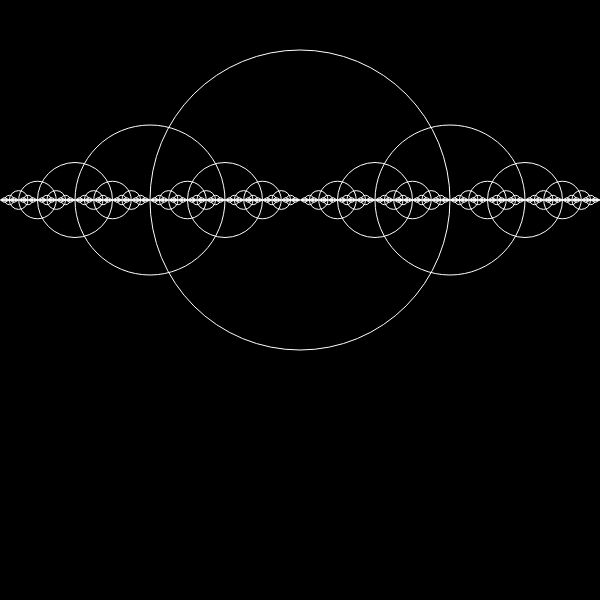
Frame 1 (no input)
Frame 2 (the mouse pressed at the canvas centre, redrawn once): identical to frame 1, image omitted

The p5.js sketch that drew this single still picture (run headless with seeded random() and noise() and a simulated clock; the mouse was pressed at the canvas centre and the sketch redrawn once):

// p5.js sketch
// ── sketch.js
function setup() {
    createCanvas(600,600);
}

function draw() {
    background(0);
    stroke(255);
    noFill();
    drawCircle(300,200,300);
    noLoop();
}

function drawCircle(x,y,d) {
    ellipse(x,y,d);
    if (d > 2) {
        drawCircle(x + d * 0.5, y, d * 0.5);
        drawCircle(x - d * 0.5, y, d * 0.5);
        //drawCircle(x, y + d * 0.5, d * 0.5);
    }
}
